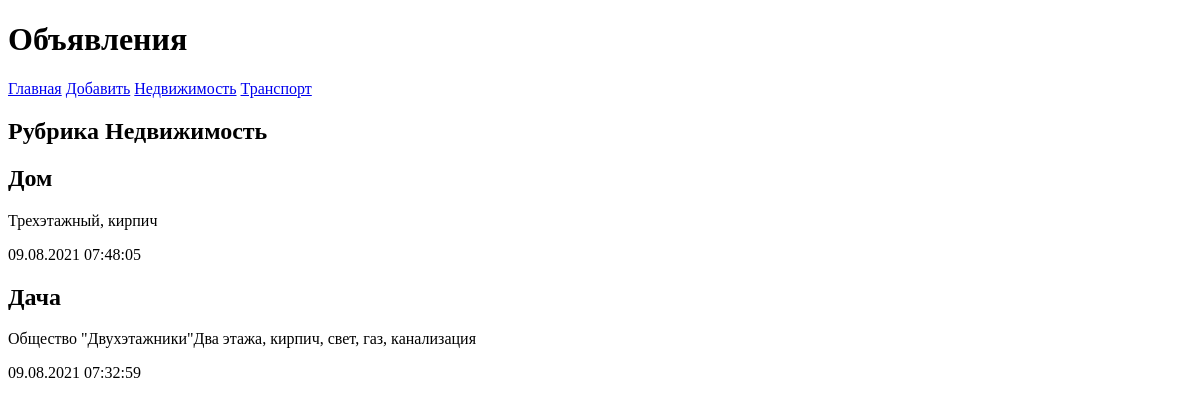
Page /bboard/1/ on the earlier database version.
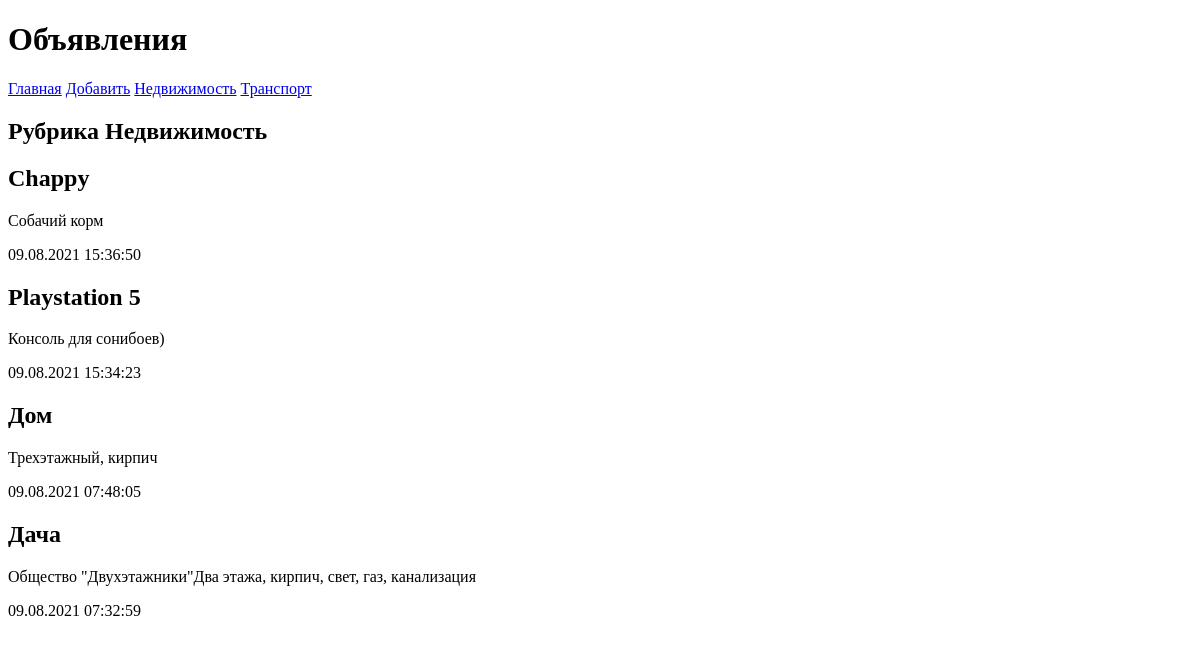
Same page on the later database version.
### bboard/models.py (models this page shows, shortened)
class Rubric(models.Model):
    name = models.CharField(max_length=20, db_index=True, verbose_name='Название')
    class Meta:
        verbose_name = 'Рубрика'
        verbose_name_plural = 'Рубрики'
        ordering = ['name']

class Bb(models.Model):
    title = models.CharField(max_length=50, verbose_name='Товар')
    content = models.TextField(null=True, blank=True, verbose_name='Описание')
    price = models.FloatField(null=True, blank=True, verbose_name='Цена')
    published = models.DateTimeField(auto_now_add=True, db_index=True, verbose_name='Опубликовано')
    rubric = models.ForeignKey('Rubric', null=True, on_delete=models.PROTECT, verbose_name='Рубрика')
    class Meta:
        verbose_name = 'Объявление'
        verbose_name_plural = 'Объявления'
        ordering = ['-published']

### bboard/views.py (the view)
# urls.py: path('<int:rubric_id>/', by_rubric, name='by_rubric'),
def by_rubric(request, rubric_id):
    bbs = Bb.objects.filter(rubric=rubric_id)
    rubrics = Rubric.objects.all()
    current_rubric = Rubric.objects.get(pk=rubric_id)
    context = {'bbs': bbs, 'rubrics': rubrics, 'current_rubric': current_rubric}
    return render(request, 'bboard/by_rubric.html', context)

### bboard/templates/bboard/by_rubric.html (shortened to what this page needs)
{% extends "layout/basic.html" %}
{% block content %}
    <h1>Рубрика {{current_rubric.name}}</h1>
    {% for bb in bbs %}
        <div>
            <h2>{{ bb.title }}</h2>
            <p>{{ bb.content }}</p>
            <p>{{ bb.published|date:"d.m.Y H:i:s" }}</p>
        </div>
    {% endfor %}
{% endblock %}

### bboard/templates/layout/basic.html (shortened to what this page needs)
<!DOCTYPE html>
<html lang="en">
<head>
</head>
<body>
    <header>
        <h1>Объявления</h1>
    </header>
    <nav>
        <a href="{% url 'index' %}">Главная</a>
        <a href="{% url 'add' %}">Добавить</a>
        {% for rubric in rubrics %}
        <a href="{% url 'by_rubric' rubric.pk %}">{{ rubric.name }}</a>
        {% endfor %}
    </nav>
    <section>
        {% block content %}
        {% endblock %}
    </section>
</body>
</html>

Differences in the rows shown:
added Bb: title "Chappy", content "Собачий корм", published "09.08.2021 15:36:50"
added Bb: title "Playstation 5", content "Консоль для сонибоев)", published "09.08.2021 15:34:23"
